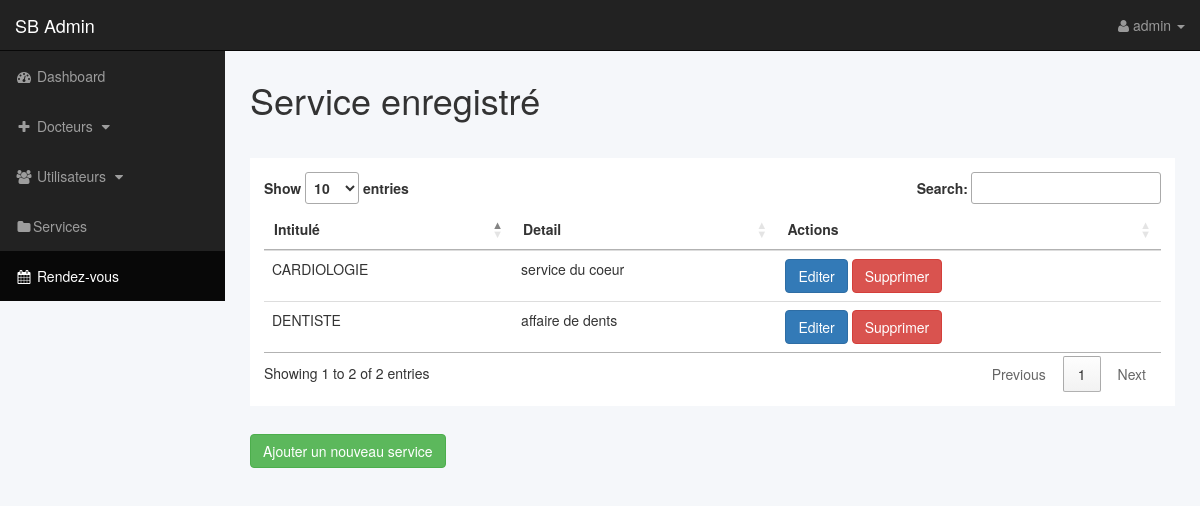
Before: /admin/services.php (signed in) with the older database file.
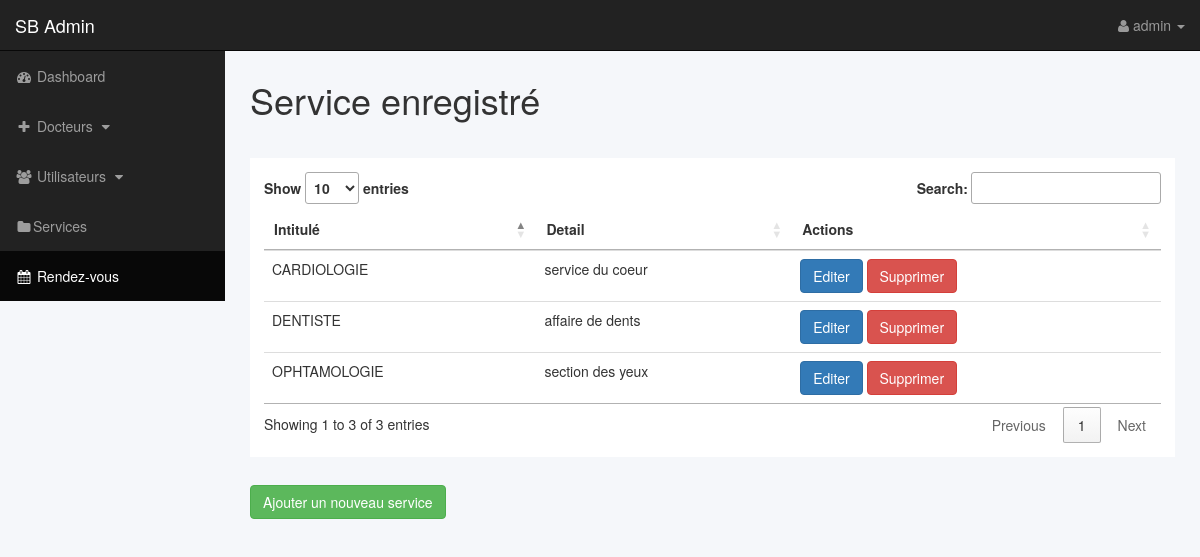
After: the same page with the newer database file.
### tables this page shows
CREATE TABLE `roles` (
  `id` int(11) NOT NULL,
  `titre` varchar(100) NOT NULL,
  `details` text NOT NULL
);

### admin/includes/view_all_services.php (the view)
<h1>Service enregistré</h1>
<div class="row">
    <div class="col-lg-12 col-xl-11">
        <div class="card px-2 box-shadow " style="margin:2em auto;padding:1em; background-color:white;overflow:auto;">
            <div class="card-body">
                <table class="table bordered hover" id="tables" width="100%" cellspacing="0">
                    <thead>
                        <tr>
                            <th>Intitulé</th>
                            <th>Detail</th>
                            <th>Actions</th>
                        </tr>
                    </thead>
                    <tbody>
                        <?php
                        $query = "SELECT * FROM roles";
                        $select_all_roles = mysqli_query($db, $query);
                        while ($row = $select_all_roles->fetch_assoc()) {
                        ?>
                            <tr>
                                <td class="text-uppercase"><?php echo $row['titre'] ?></td>
                                <td><?php echo $row['details'] ?></td>
                                <td>
                                    <a href="?edit=<?php echo $row['id'] ?>" class="btn btn-primary">Editer</a>
                                    <a href="?delete=<?php echo $row['id'] ?>" class="btn btn-danger">Supprimer</a>
                                </td>
                            </tr>
                        <?php }
                        ?>
                    </tbody>
                </table>
            </div>
        </div>
        <a href='?source=add_service' class='btn btn-success'>Ajouter un nouveau service</a>
    </div>
</div>

### admin/includes/admin_navigation.php (shortened to what this page needs)
<nav class="navbar navbar-inverse navbar-fixed-top" role="navigation">
    <div class="navbar-header">
        <a class="navbar-brand" href="index.php">SB Admin</a>
    </div>
    <ul class="nav navbar-right top-nav">
        <li class="dropdown">
            <a href="#" class="dropdown-toggle" data-toggle="dropdown"><i class="fa fa-user"></i> <?php echo $_SESSION['hp_admin_pseudo'] ?? 'administrateur';?> <b class="caret"></b></a>
        </li>
    </ul>
    <div class="collapse navbar-collapse navbar-ex1-collapse">
        <ul class="nav navbar-nav side-nav">
            <li>
                <a href="./"><i class="fa fa-fw fa-dashboard"></i> Dashboard</a>
            </li>
            <li>
                <a href="javascript:;" data-toggle="collapse" data-target="#posts_dropdown"><i class="fa fa-fw fa-plus"></i> Docteurs <i class="fa fa-fw fa-caret-down"></i></a>
            </li>
            <li>
                <a href="javascript:;" data-toggle="collapse" data-target="#users_dropdown"><i class="fa fa-fw fa-users"></i> Utilisateurs <i class="fa fa-fw fa-caret-down"></i></a>
            </li>
            <li class="">
                <a href="./services.php"><i class="fa fa-fw fa-folder"></i>Services</a>
            </li>
            <li class="active">
                <a href="#"><i class="fa fa-fw fa-calendar"></i> Rendez-vous</a>
            </li>
        </ul>
    </div>
</nav>

Changed rows visible on the page:
added roles: titre "OPHTAMOLOGIE", details "section des yeux"
Other visible differences:
text written by a page script: "Show entries Search: Showing 1 to 2 of 2 entries Previous 1 Next" → "Show entries Search: Showing 1 to 3 of 3 entries Previous 1 Next"
